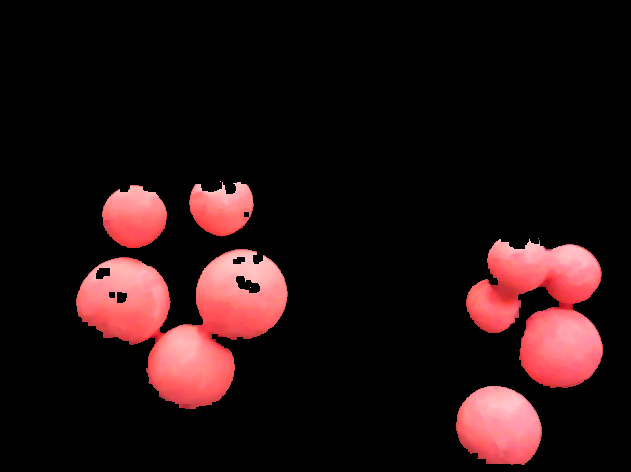
#> input picture test1_segmented_images_left/rectified_left_8.png, 631 x 472 px, found by its file name
$ python orb_matching.py
#> lines starting #> are read from the running program, lines starting #| are printed output that depends on the picture
# Stereo matcher
import cv2
import numpy as np
import matplotlib.pyplot as plt

img1 = cv2.imread('C:/Users/Jared/Documents/python_scripts/test1_segmented_images_left/rectified_left_8.png', 0)
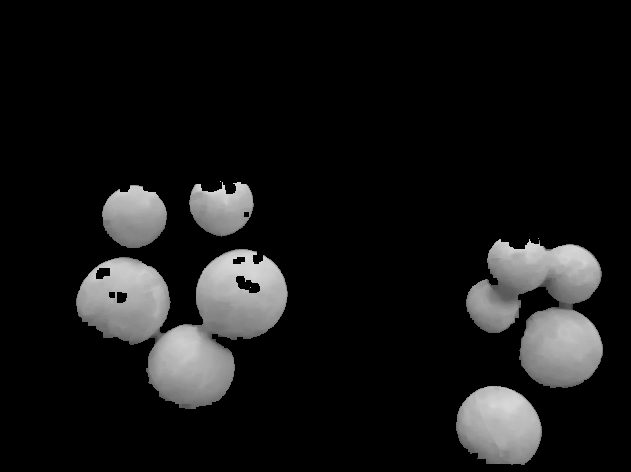
#> img1: shape (472, 631); min 0, max 216, mean 22
img2 = cv2.imread('C:/Users/Jared/Documents/python_scripts/test1_segmented_images_right/rectified_right_8.png', 0)
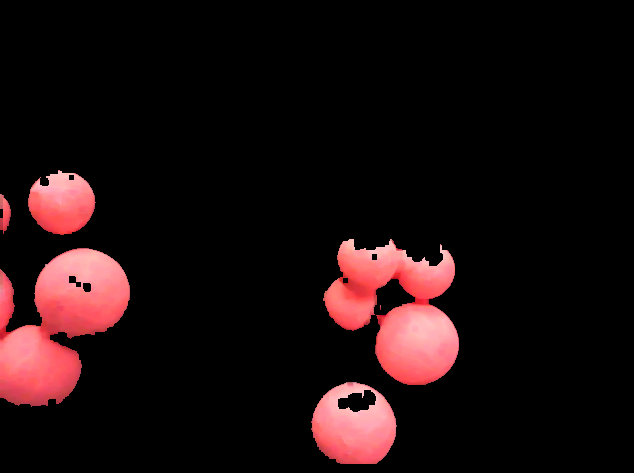
#> input picture test1_segmented_images_right/rectified_right_8.png, 634 x 473 px, found by its file name
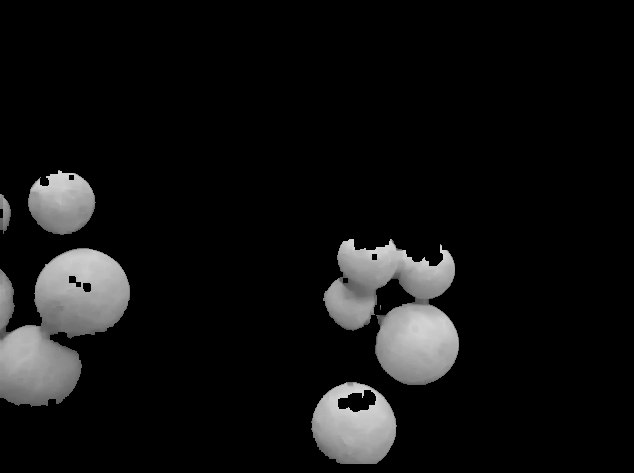
#> img2: shape (473, 634); min 0, max 215, mean 17.1

orb = cv2.ORB_create()

kp1, des1 = orb.detectAndCompute(img1, None)
#> kp1 = 500 keypoints; strongest (x, y, size): (244, 259, 37.2), (256, 254, 31), (256, 253, 37.2), (246, 279, 31)
kp2, des2 = orb.detectAndCompute(img2, None)
#> kp2 = 500 keypoints; strongest (x, y, size): (71, 176, 31), (360, 394, 31), (69, 176, 31), (70, 176, 37.2)

# Find the keypoints and the descriptors
bf = cv2.BFMatcher(cv2.NORM_HAMMING2, crossCheck=True)

# Find matches and sort them based on accuracy
matches = bf.match(des1, des2)
#> matches = 149 matches
matches = sorted(matches, key=lambda x: x.distance)
print(des1)
#> (printed output is left out)
print(des2)
#> (printed output is left out)
# Show
img3 = cv2.drawMatches(img1, kp1, img2, kp2, matches[:10], None, flags=2)
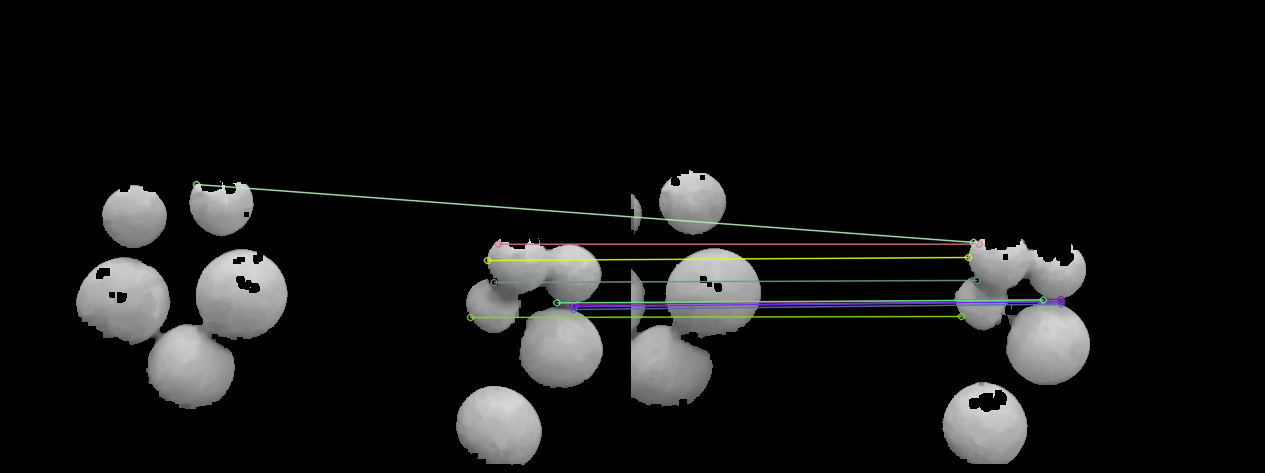
#> img3: shape (473, 1265, 3); mean of channels 0, 1, 2 20.5, 20.8, 20.7; drawn as B, G, R
plt.imshow(img3)
plt.show()
